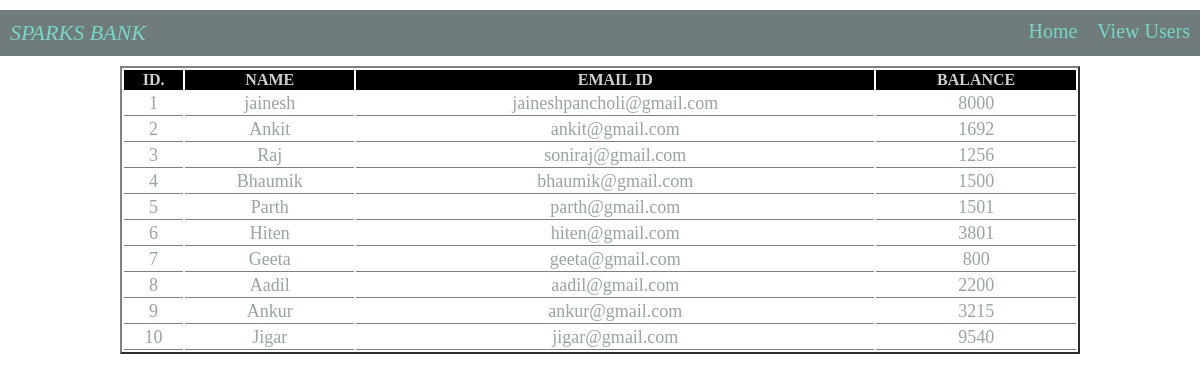
/users/, run on the app's committed database.
### Bank/models.py (models this page shows, shortened)
class user(models.Model):
    Name = models.CharField(max_length=100, null=True)
    Email = models.EmailField(null=True)
    Balance = models.IntegerField(null=True)

### Bank/views.py (the view)
# urls.py: path('users/', users, name="users" ),
def users(request):
    allusers = user.objects.all()
    d = {"allusers":allusers}
    return render(request, 'AllUsers.html', d)

### Bank/templates/AllUsers.html
{% extends 'Nav_Footer.html' %}
{% load static %}
{% block Data%}
<div class="usertable1">
    <table class="usertable">
        <tr class="userrow">
            <th>ID.</th>
            <th>NAME</th>
            <th>EMAIL ID</th>
            <th>BALANCE</th>
        </tr>
        {% for i in allusers %}
        <tr class="usercolumn">
            <td>{{ i.id }}</td>
            <td>{{ i.Name }}</td>
            <td>{{ i.Email}}</td>
            <td>{{ i.Balance }}</td>
        </tr>
        {% endfor %}
    </table>
</div>
{% endblock %}

### Bank/templates/Nav_Footer.html (shortened to what this page needs)
<!DOCTYPE html>
<html>
<head>
    {% load static %}
    <link rel="stylesheet" href="{% static '../static/Home.css' %}">
</head>
<body>
    <div class="navbar">
        <span class="atitle">SPARKS BANK</span>
        <div class="navright">
            <a href="{% url 'home' %}">Home</a>
            <a href="{% url 'users' %}">View Users</a>
        </div>
    </div>
    {% block Data %}
    {% endblock %}
</body>
</html>

### Bank/static/Home.css (style rules this page uses)
body { margin:0; }
.navbar { overflow:hidden; background-color: #707B7C; margin-top: 10px; margin-bottom: 10px; }
.navright { float: right; }
.navbar a { float: left; display: inline-block; color: #76D7C4 ; text-align: center; text-decoration: none; padding: 10px; font-size: 20px; }
.atitle { font-style: italic; display: inline-block; color: #76D7C4 ; text-align: center; text-decoration: none; padding: 10px; font-size: 22px; }
.usertable { border: 2px solid gray; }
.usertable tr { border-bottom: 3px solid; }
.userrow { background-color: black; color: #CCD1D1; }
.usercolumn td { border-bottom: 1px solid gray; }
.usercolumn { font-size: 18px; color: #99A3A4; }
.usertable1 { text-align: center; justify-content: center; display: flex; }
.usertable { width:80%; border-color: gray; border-style: outset; }

### data on the page
user: id "1", Name "jainesh", Email "jaineshpancholi@gmail.com", Balance "8000"
user: id "2", Name "Ankit", Email "ankit@gmail.com", Balance "1692"
user: id "3", Name "Raj", Email "soniraj@gmail.com", Balance "1256"
user: id "4", Name "Bhaumik", Email "bhaumik@gmail.com", Balance "1500"
user: id "5", Name "Parth", Email "parth@gmail.com", Balance "1501"
user: id "6", Name "Hiten", Email "hiten@gmail.com", Balance "3801"
user: id "7", Name "Geeta", Email "geeta@gmail.com", Balance "800"
user: id "8", Name "Aadil", Email "aadil@gmail.com", Balance "2200"
user: id "9", Name "Ankur", Email "ankur@gmail.com", Balance "3215"
user: id "10", Name "Jigar", Email "jigar@gmail.com", Balance "9540"
